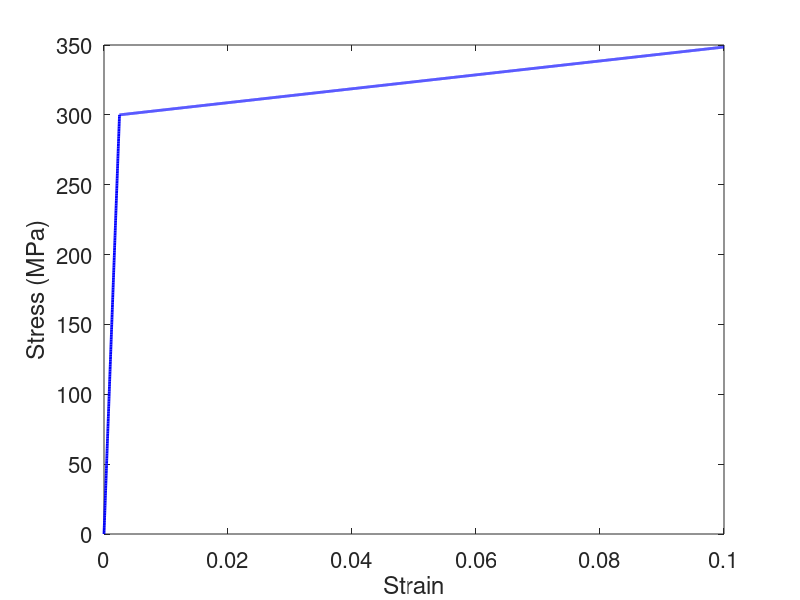

MATLAB code to generate this figure:
% Macro plasticity model with isotropic hardening
% Harshad Paranjape, March 2016
% hparanja@mines.edu

% Material properties
E               = 120E3;                      % Stiffness (MPa)
H               = 500;                        % Hardening coefficient (MPa)
stress_y0       = 300;                        % Initial yield stress (MPa)
% Simulation parameters
nsteps          = 10000;                      % Total number of time steps
strain_max      = 0.1;                        % Max strain imposed
% Outputs
strain          = zeros(nsteps, 1);           % strain @ each step
strain_plastic  = zeros(nsteps, 1);           % plastic strain @ each step
stress_trial    = zeros(nsteps, 1);           % trial stress @ each step
stress          = zeros(nsteps, 1);           % stress @ each step
stress_y        = zeros(nsteps, 1);           % yield stress @ each step

strain_increment = strain_max/nsteps;
stress_y(1) = stress_y0;

for ii = 1:nsteps-1
    strain(ii + 1) = strain(ii) + strain_increment;
    % Elastic predictor
    stress_trial(ii + 1) = stress(ii) + E*strain_increment;
    % Yield function
    yield_function = stress_trial(ii + 1) - stress_y(ii);
    % Check for yield
    if(yield_function < 0)
        % Elastic
        strain_plastic(ii + 1) = strain_plastic(ii);
        stress_y(ii + 1) = stress_y(ii);
        stress(ii + 1) = stress_trial(ii + 1);
    else
        % Plastic
        delta_lambda = (stress_trial(ii + 1) - stress_y(ii)) / (E + H);                    % Calculate plastic strain increment
        strain_plastic(ii + 1) = strain_plastic(ii) + delta_lambda;                        % Increment plastic strain
        stress(ii + 1) = stress_trial(ii + 1) - E*delta_lambda*sign(stress_trial(ii + 1)); % Plastic corrector
        stress_y(ii + 1) = stress_y(ii) + H*delta_lambda;                                  % Increment yield stress
    end
end

% Plot stress-strain curve
plot(strain, stress, 'b', 'LineWidth', 2);
xlabel('Strain');
ylabel('Stress (MPa)');
set(gca, 'FontSize', 16);
